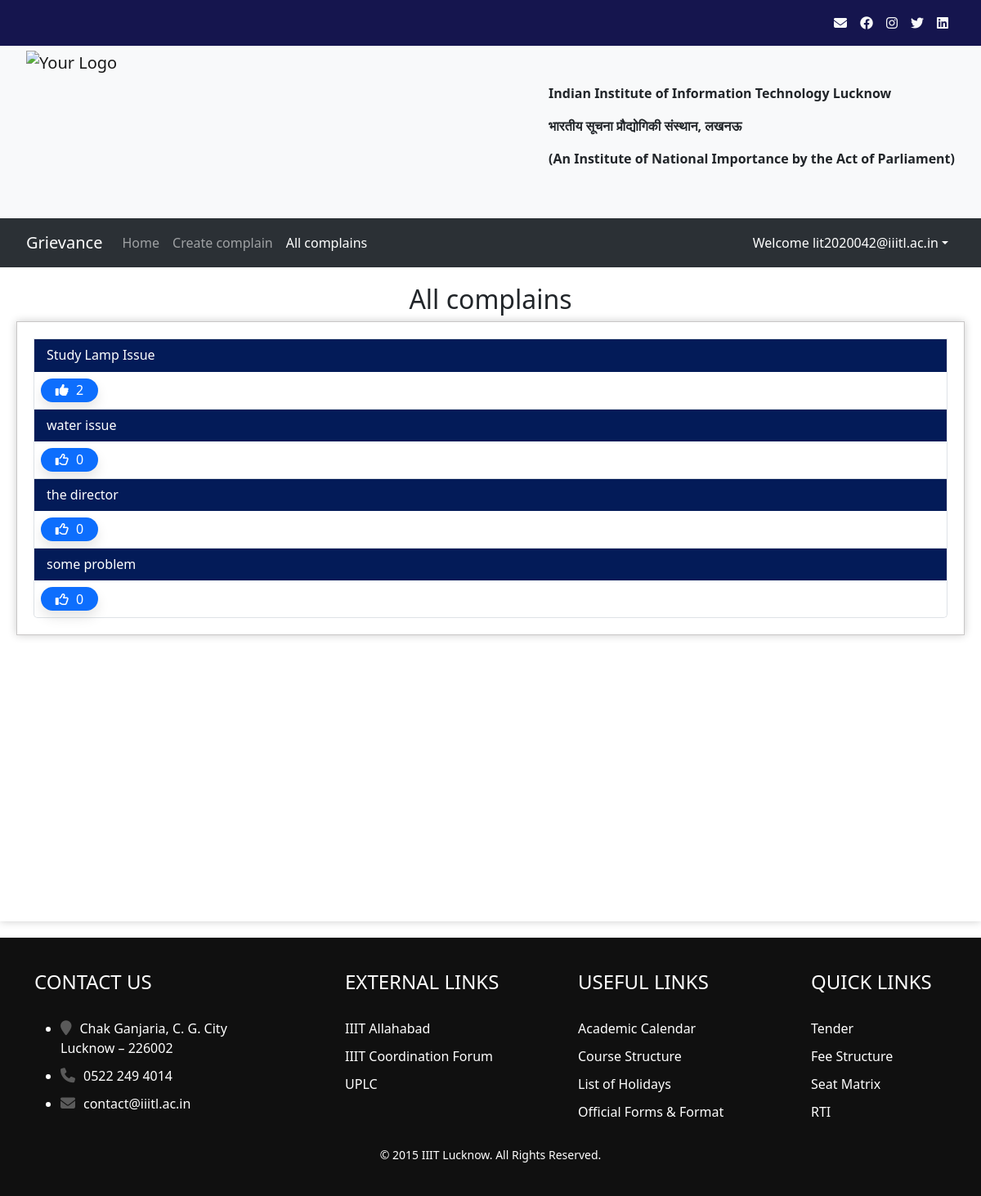
The app's page /allcomplain (signed in) with its own data.
### complainapp/models.py (models this page shows, shortened)
class Complain(models.Model):
    id = models.AutoField
    heading = models.CharField(max_length=300)
    description = models.TextField()
    registered_by = models.ForeignKey(Profile, on_delete=models.CASCADE)
    registered_to = models.ForeignKey('Designation', on_delete=models.CASCADE)
    registered_date = models.DateField(default=now, db_index=True)
    response_date = models.DateField(default=datetime.utcnow() + timedelta(days=2))
    completed = models.BooleanField(default=False)
    likes = models.ManyToManyField(User,related_name="postlike", blank=True, db_index=True)

### complainapp/views.py (the view)
    def wrapper(*args, **kwargs):
        check_escalation()
        return func(*args, **kwargs)

### complainapp/context_processors.py (called while the page is built)
def has_designation(request):
    user = request.user
    if user.is_superuser:
        return {'has_designation': True}
    has_designation = False
    if user.is_authenticated:
        has_designation = Profile.objects.get(user=user).designation_holder.exists()
    return {'has_designation': has_designation}

### complainapp/templatetags/urlactive.py (called while the page is built)
@register.simple_tag(takes_context=True)
def navactive(context, url):
    if context['request'].path == reverse(url):
        return 'active'
    return ''

### complainapp/views.py (called while the page is built, shortened)
def check_escalation():
    global TODAY_DATE
    with lock:
        if TODAY_DATE is not None and TODAY_DATE == timezone.datetime.now().date():
            return
        TODAY_DATE = timezone.datetime.now().date()

def check_escalation_wrapper(func):
    def wrapper(*args, **kwargs):
        check_escalation()
        return func(*args, **kwargs)
    return wrapper

@login_required(login_url='/')
@check_escalation_wrapper
def allcomplain(request):
    allcomplain = Complain.objects.filter(completed=False).annotate(like_count=Count('likes')).order_by('-like_count')
    return render(request,'complainapp/allcomplains.html',{'allcomplain':allcomplain})

### templates/complainapp/allcomplains.html (shortened to what this page needs)
{% extends 'complainapp/basic.html' %}
{% load static %}
{% block style %}
<link rel="stylesheet" href="{% static '/css/complainapp/respondcomplain.css' %}">
{% endblock style %}
{% block body %}
<div class="content-enclosure">
    <h2 class='text-center'>All complains</h2>
    <div class="complains1" style="min-height:200px">
        <div class="list-group complain-list" style="border-radius:0px 0px 5px 5px">
            {% for complain in allcomplain %}
            <div class="list-group-item complain-class" aria-current="true">
                <h6 class="complain-subject">{{ complain.heading }}</h6>
                <form action="{% url 'postlike' %}" method="POST" style="margin-left:auto;display:flex;"> {% csrf_token %}
                    <div class="cwrapper">
                        {% if user not in complain.likes.all %}
                        <button type="submit" class="btn-like like m-2"><i class="far fa-thumbs-up liking"></i> <span class="like-count">{{ complain.likes.all.count }}</span> </button>
                        {% else %}
                        <button type="submit" class="btn-like unlike m-2"><i class="fas fa-thumbs-up liking"></i> <span class="like-count">{{ complain.likes.all.count }}</span> </button>
                        {% endif %}
                    </div>
                </form>
            </div>
            {% endfor %}
        </div>
    </div>
</div>
{% endblock body %}

### templates/complainapp/basic.html (shortened to what this page needs)
<!doctype html>
<html lang="en">
{% load static %}
{% load urlactive %}
<head>
  {% block style %}{% endblock style %}
  <link rel="stylesheet" href="https://cdnjs.cloudflare.com/ajax/libs/font-awesome/6.4.0/css/all.min.css">
  <link rel="stylesheet" href="https://cdnjs.cloudflare.com/ajax/libs/bootstrap/5.1.3/css/bootstrap.min.css">
  <link href="https://cdn.jsdelivr.net/npm/bootstrap@5.3.0-alpha2/dist/css/bootstrap.min.css" rel="stylesheet">
  <link rel="stylesheet" href="{% static '/css/complainapp/basic.css' %}">
</head>
<body>
  <nav class="navbar navbar-expand-lg navbar-custom" style="padding-right:20px; background-color: rgb(21, 21, 78);">
    <div class="container-fluid" >
      <div class="collapse navbar-collapse" id="navbarNav">
        <ul class="navbar-nav ms-auto">
          <li class="nav-item temp">
            <a class="nav-link text-light" href="https://mail.google.com/a/iiitl.ac.in" target="_blank"><b><i class="fa fa-envelope"></i></b></a>
          </li>
          <li class="nav-item temp">
            <a class="nav-link text-light" href="https://www.facebook.com/Indian-Institute-of-Information-Technology-Lucknow-IIITL-101698791377071" target="_blank"><i class="fa-brands fa-facebook"></i></a>
          </li>
          <li class="nav-item temp">
            <a class="nav-link text-light" href="https://www.instagram.com/iiitlucknow/" target="_blank"><b><i class="fa-brands fa-instagram"></b></i></a>
          </li>
          <li class="nav-item temp">
            <a class="nav-link text-light" href="https://twitter.com/iiit_lucknow" target="_blank"><i class="fa-brands fa-twitter"></i></a>
            </li>
          <li class="nav-item temp">
            <a class="nav-link text-light" href="https://www.linkedin.com/school/iiitl/" target="_blank"><i class="fa-brands fa-linkedin"></i></a>
          </li>
        </ul>
      </div>
    </div>
  </nav>
  <nav class="navbar navbar-expand-lg navbar-light bg-light" style="padding: 0px 20px;">
    <div class="container-fluid">
      <a class="navbar-brand" href="#">
        <img src="https://iiitl.ac.in/wp-content/uploads/2019/10/Final_Logo_IIITL-800x718.png" alt="Your Logo" width="200" height="200" class="d-inline-block align-text-top me-2 object-fit-scale">
      </a>
      <div class="collapse navbar-collapse" id="navbarNav">
        <ul class="navbar-nav ms-auto flex-column" >
          <li class="nav-item">
            <p><b>Indian Institute of Information Technology Lucknow</b></p>
          </li>
          <li class="nav-item">
            <p><b>भारतीय सूचना प्रौद्योगिकी संस्थान, लखनऊ</b></p>
          </li>
          <li>
            <p><b>(An Institute of National Importance by the Act of Parliament)</b> </p>
            </li>
      </div>
    </div>
  </nav>
  <nav class="navbar navbar-expand-lg bg-body-tertiary" data-bs-theme="dark" style="padding:10px 20px;">
    <div class="container-fluid">
      <a class="navbar-brand" href="{% url 'index' %}">Grievance</a>
      <div class="collapse navbar-collapse" id="navbarSupportedContent">
        <ul class="navbar-nav me-auto mb-2 mb-lg-0" id="nav-options">
          {% if user.is_authenticated %}
          <li class="nav-item"> <a class="nav-link {% navactive 'index' %} " aria-current="page" href="{% url 'index' %}">Home</a></li>
          <li class="nav-item"> <a class="nav-link {% navactive 'createComplain' %}" href="{% url 'createComplain' %}">Create complain</a> </li>
          <li class="nav-item"><a class="nav-link {% navactive 'allcomplain' %}" href="{% url 'allcomplain' %}">All complains</a></li>
          {% endif %}
        </ul>
        <div class="d-flex">
          <div class="collapse navbar-collapse" id="navbarSupportedContent">
            {% if user.is_authenticated  %}
            <ul class="navbar-nav mr-2">
              <li class="nav-item dropdown">
                <a class="nav-link dropdown-toggle text-white dropdown-toggle" id="navbarDropdown" role="button" data-bs-toggle="dropdown" aria-expanded="false">
                  Welcome {{request.user}}</a>
                    </li>
                    </ul>
            {% endif %}
          </div>
        </div>
      </div>
    </div>
  </nav>
  <div class="body-content">
    {% block body %}{% endblock body %}
  </div>
  <div class="container">
    <footer>
      <div class="footer">
        <div class="container">
          <div class="row">
            <div class="col-md-4">
              <h3>Contact Us</h3>
              <ul class="contact">
                <li><i class="fa fa-map-marker"></i>Chak Ganjaria, C. G. City<br> Lucknow – 226002</li>
                <li><i class="fa fa-phone"></i>0522 249 4014</li>
                <li><i class="fa fa-envelope"></i>contact@iiitl.ac.in</li>
              </ul>
            </div>
            <div class="col-md-3">
              <h3>External Links</h3>
              <ul class="links">
                <li><a href="http://www.iiita.ac.in/">IIIT Allahabad</a></li>
                <li><a href="#">IIIT Coordination Forum</a></li>
                <li><a href="#">UPLC</a></li>
              </ul>
            </div>
            <div class="col-md-3">
              <h3>Useful Links</h3>
              <ul class="links">
                <li><a href="#">Academic Calendar</a></li>
                <li><a href="#">Course Structure</a></li>
                <li><a href="#">List of Holidays</a></li>
                <li><a href="#">Official Forms &amp; Format</a></li>
              </ul>
            </div>
            <div class="col-md-2">
              <h3>Quick Links</h3>
              <ul class="links">
                <li><a href="#">Tender</a></li>
                <li><a href="#">Fee Structure</a></li>
                <li><a href="#">Seat Matrix</a></li>
                <li><a href="#">RTI</a></li>
              </ul>
            </div>
          </div>
          <div class="row">
            <div class="col-md-12 text-center">
              <p>© 2015 IIIT Lucknow. All Rights Reserved.</p>
            </div>
          </div>
        </div>
      </div>
    </footer>
  </div>
</body>
</html>

### static/css/complainapp/respondcomplain.css (style rules this page uses)
.list-group-item { padding: 0!important; }
.complain-subject { padding: 10px 15px; color: white; margin: 0px; background-color: rgb(3, 27, 88); }

### static/css/complainapp/basic.css (style rules this page uses)
.body-content { background-color: #fff; padding: 20px; width: 100%; max-width: 100%; min-height: 100vh; box-shadow: 0 0 10px rgba(0, 0, 0, 0.2); margin-bottom: 20px; }
.navbar-custom { background-color: rgb(93, 93, 228); }
.navbar-custom .navbar-nav .nav-link { color: dark; }
.complains1 { background-color: #fff; padding: 20px; width: 100%; max-width: 100%; min-height: 100vh; box-shadow: 0 0 10px rgba(0, 0, 0, 0.2); margin-bottom: 20px; border: 1px solid #c8c6c6; }
.footer { margin: 0; padding: 40px 0; background-color: #101010; color: #ffffff; position: absolute; left:0; right: 0; width: 100%; }
.footer h3 { color: #ffffff; font-size: 24px; font-weight: 400; margin-bottom: 30px; text-transform: uppercase; }
.footer p { font-size: 14px; margin-top: 20px; margin-bottom: 0; }
.footer a { color: #ffffff; text-decoration: none; }
.footer ul.contact li { margin-bottom: 10px; }
.footer ul.contact li i { margin-right: 10px; color: #5a5a5a; font-size: 18px; }
.footer ul.links { list-style: none; margin: 0; padding: 0; }
.footer ul.links li { margin-bottom: 10px; }
.footer ul.links li a { color: #ffffff; font-weight: 300; }

### templates/complainapp/allcomplains.html (style rules this page uses)
.btn-like { border-radius: 15px; padding-block: 3px; padding-inline: 9px; transition: all 0.2s ease; border: 0px; line-height: initial; background-color: #0D6EFD; color: white; box-shadow: 0px 8px 15px rgba(0, 0, 0, 0.1); min-width: 70px; display:block; height: 29px; }
.liking { color: white; }
.like-count { margin-left:5px; }
.cwrapper { display: flex; align-items: center; }

### records on screen
Complain: heading "Study Lamp Issue", likes.all.count "2"
Complain: heading "water issue", likes.all.count "0"
Complain: heading "the director", likes.all.count "0"
Complain: heading "some problem", likes.all.count "0"

### other values on screen
{{ request.user }} "lit2020042@iiitl.ac.in"
